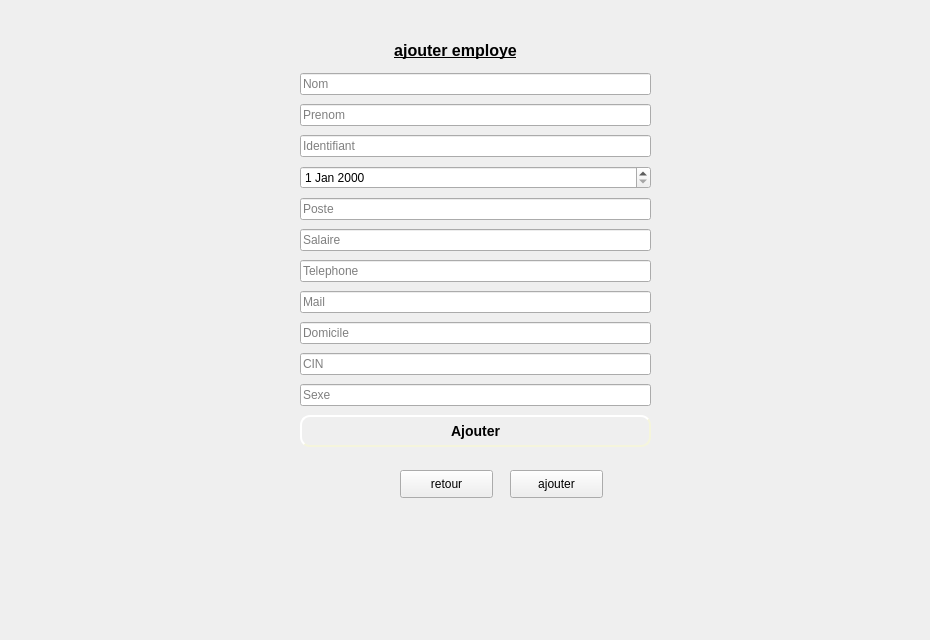
      <widget class="QWidget" name="widget_5">
       <attribute name="title">
        <string>Ajouter</string>
       </attribute>
       <widget class="QLabel" name="label_151">
        <property name="geometry">
         <rect>
          <x>-10</x>
          <y>-10</y>
          <width>921</width>
          <height>631</height>
         </rect>
        </property>
        <property name="text">
         <string/>
        </property>
        <property name="pixmap">
         <pixmap>../../Desktop/images qt/fond.jpg</pixmap>
        </property>
        <property name="scaledContents">
         <bool>true</bool>
        </property>
       </widget>
       <widget class="QPushButton" name="ajoutercmd_3">
        <property name="geometry">
         <rect>
          <x>510</x>
          <y>470</y>
          <width>93</width>
          <height>28</height>
         </rect>
        </property>
        <property name="text">
         <string>ajouter</string>
        </property>
       </widget>
       <widget class="QPushButton" name="retour_19">
        <property name="geometry">
         <rect>
          <x>400</x>
          <y>470</y>
          <width>93</width>
          <height>28</height>
         </rect>
        </property>
        <property name="text">
         <string>retour</string>
        </property>
       </widget>
       <widget class="QLabel" name="label_152">
        <property name="geometry">
         <rect>
          <x>0</x>
          <y>30</y>
          <width>911</width>
          <height>41</height>
         </rect>
        </property>
        <property name="text">
         <string>&lt;html&gt;&lt;head/&gt;&lt;body&gt;&lt;p align=&quot;center&quot;&gt;&lt;span style=&quot; font-size:12pt; font-weight:600; text-decoration: underline;&quot;&gt;ajouter employe&lt;/span&gt;&lt;/p&gt;&lt;/body&gt;&lt;/html&gt;</string>
        </property>
       </widget>
       <widget class="QWidget" name="verticalLayoutWidget_3">
        <property name="geometry">
         <rect>
          <x>300</x>
          <y>70</y>
          <width>351</width>
          <height>391</height>
         </rect>
        </property>
        <layout class="QVBoxLayout" name="verticalLayout_26">
         <item>
          <widget class="QLineEdit" name="lineEdit_nom">
           <property name="placeholderText">
            <string>Nom</string>
           </property>
          </widget>
         </item>
         <item>
          <widget class="QLineEdit" name="lineEdit_prenom">
           <property name="placeholderText">
            <string>Prenom</string>
           </property>
          </widget>
         </item>
         <item>
          <widget class="QLineEdit" name="lineEdit_identifiant">
           <property name="placeholderText">
            <string>Identifiant</string>
           </property>
          </widget>
         </item>
         <item>
          <widget class="QDateEdit" name="dateEdit_naissance"/>
         </item>
         <item>
          <widget class="QLineEdit" name="lineEdit_poste">
           <property name="placeholderText">
            <string>Poste</string>
           </property>
          </widget>
         </item>
         <item>
          <widget class="QLineEdit" name="lineEdit_salaire">
           <property name="placeholderText">
            <string>Salaire</string>
           </property>
          </widget>
         </item>
         <item>
          <widget class="QLineEdit" name="lineEdit_telephone">
           <property name="placeholderText">
            <string>Telephone</string>
           </property>
          </widget>
         </item>
         <item>
          <widget class="QLineEdit" name="lineEdit_mail">
           <property name="placeholderText">
            <string>Mail</string>
           </property>
          </widget>
         </item>
         <item>
          <widget class="QLineEdit" name="lineEdit_domicile">
           <property name="placeholderText">
            <string>Domicile</string>
           </property>
          </widget>
         </item>
         <item>
          <widget class="QLineEdit" name="lineEdit_cin">
           <property name="placeholderText">
            <string>CIN</string>
           </property>
          </widget>
         </item>
         <item>
          <widget class="QLineEdit" name="lineEdit_sexe">
           <property name="placeholderText">
            <string>Sexe</string>
           </property>
          </widget>
         </item>
         <item>
          <widget class="QPushButton" name="pushButton_ajouterEmploye_3">
           <property name="styleSheet">
            <string notr="true">#pushButton_ajouterEmploye_3
{
	
	border-color: beige;
border-style: outset;
  border-width: 2px;
  border-radius: 10px;
  font: bold 14px;
  min-width: 6em;
  padding: 6px;

}
#pushButton_ajouterEmploye_3:hover
{
	border-color: blue;
}</string>
           </property>
           <property name="text">
            <string>Ajouter</string>
           </property>
          </widget>
         </item>
        </layout>
       </widget>
      </widget>
